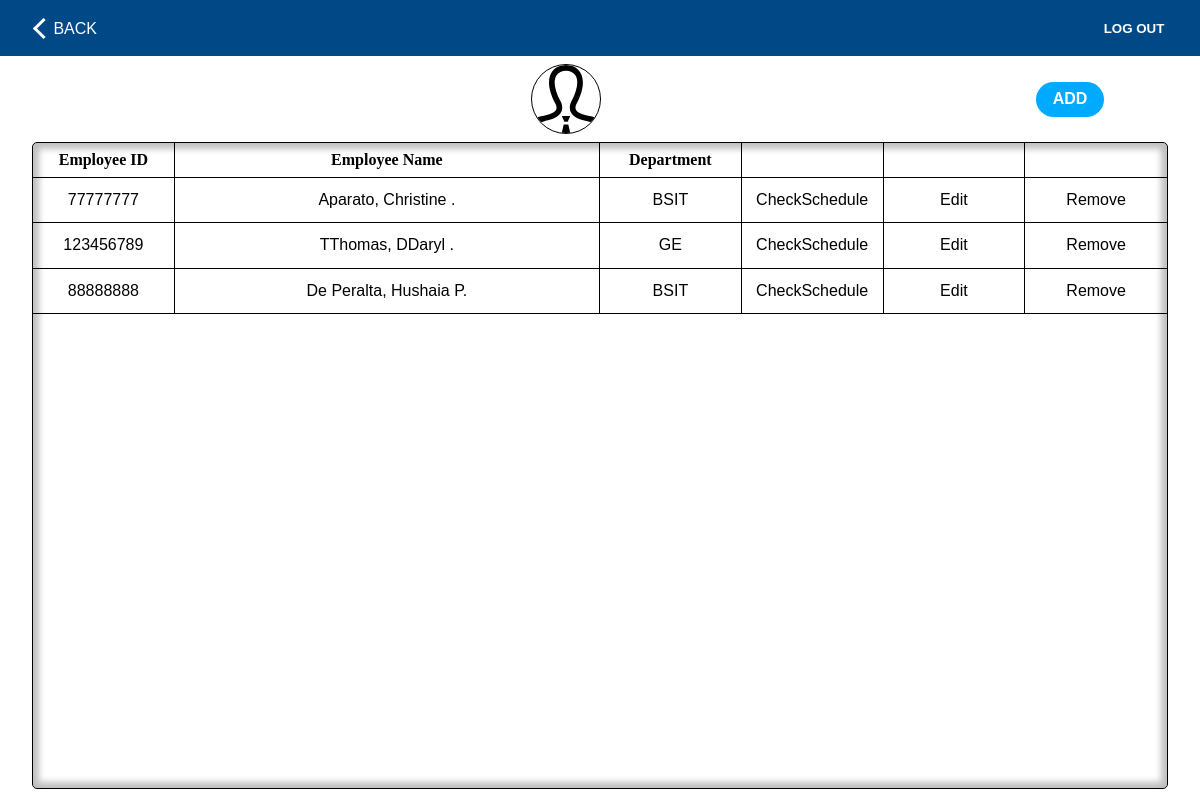
The page /professors.php (signed in) on the database as committed earlier.
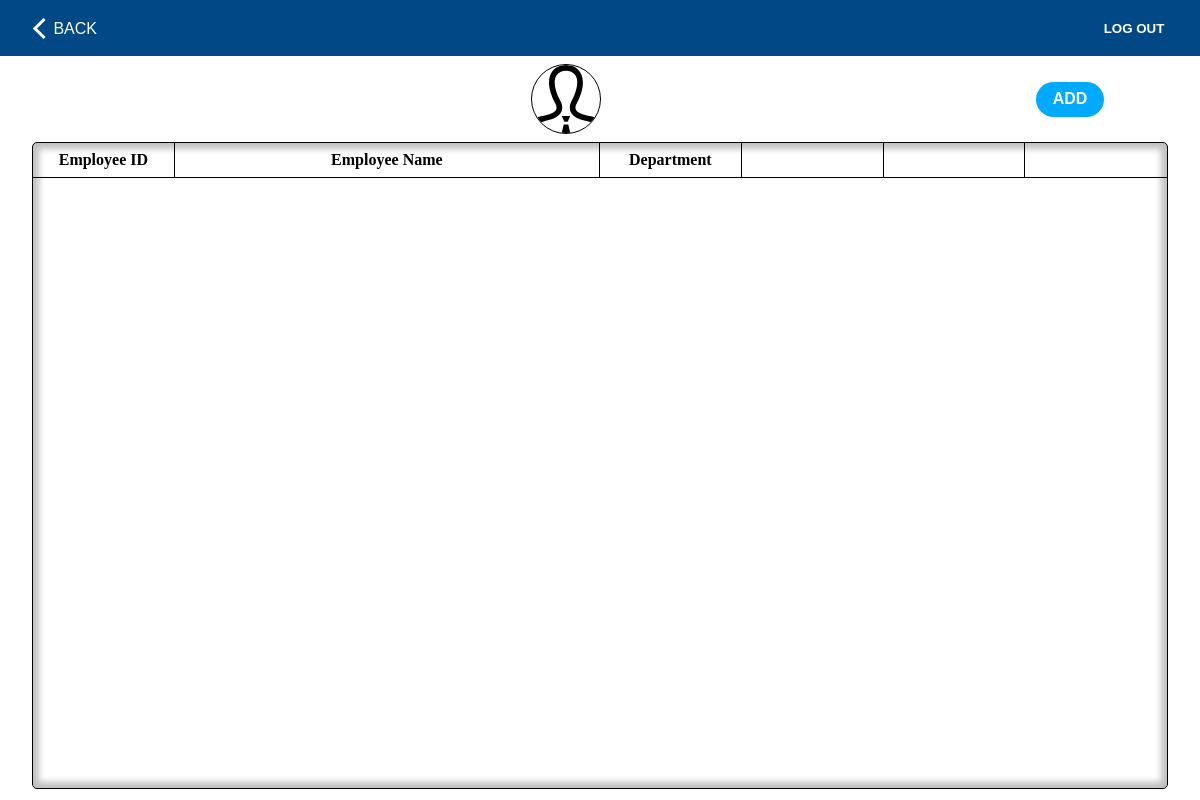
The same page on the database as committed later.
### tables this page shows
CREATE TABLE `professors` (
  `id` int(11) NOT NULL,
  `emp_no` int(11) NOT NULL,
  `last_name` tinytext NOT NULL,
  `first_name` tinytext NOT NULL,
  `middle_initial` tinytext NOT NULL,
  `suffix` tinytext NOT NULL,
  `dept_id` int(11) NOT NULL,
  `is_active` tinyint(1) NOT NULL DEFAULT 1
);

CREATE TABLE `departments` (
  `dept_id` int(11) NOT NULL,
  `dept_name` varchar(5) NOT NULL,
  `dept_desc` text NOT NULL
);

### classes/dbh.class.php (called while the page is built, shortened)
<?php
class Dbh {
   private $host = "localhost";
   private $user = "root";
   private $pwd = "";
   private $dbName = "ClassSchedulingSystem";
   protected function connect(){
      try{
         $dsn = 'mysql:host='. $this->host .';dbname='. $this->dbName;
         $pdo = new PDO($dsn, $this->user, $this->pwd);
         $pdo->setAttribute(PDO::ATTR_DEFAULT_FETCH_MODE, PDO::FETCH_ASSOC);
         return $pdo;
      } catch(PDOException $e){
         trigger_error("Error: " . $e->getMessage());
      }
   }
}

### classes/professors.class.php (called while the page is built, shortened)
<?php
class Professors extends Dbh{
   protected function getProfessors(){
      $sql = "SELECT * FROM professors INNER JOIN departments ON professors.dept_id = departments.dept_id WHERE is_active = 1";
      $stmt = $this->connect()->prepare($sql);
      $stmt->execute();
      $result = $stmt->fetchAll();
      return $result;
   }
}

### classes/professorsview.class.php (the view, shortened to what this page needs)
<?php
class ProfessorsView extends Professors{
   public function DisplayProfessors(){
      $results = $this->getProfessors();
      foreach($results as $result){
         $fullName = "{$result['last_name']}, {$result['first_name']} {$result['middle_initial']}. {$result['suffix']}";
         echo "<ul class='module__List'>
            <li class='module__Item'>". $result['emp_no'] ."</li>
            <li class='module__Item'>". $fullName ."</li>
            <li class='module__Item'>". $result['dept_name'] ."</li>
            <li class='module__Item'><a href='#'>CheckSchedule</a></li>
            <li class='module__Item'><a href=?id=". $result['id'] ."> Edit</a></li>
            <li class='module__Item'>
               <form action='./includes/professors.inc.php' method='POST'>
                  <input name='id' type='hidden' value='". $result['id'] ."'>
                  <button name='profDelete' type='submit'>Remove</button>
               </form>
            </li>
         </ul>";
      }
   }
}

### layouts/__header.php (shortened to what this page needs)
<!DOCTYPE html>
<html lang="en">
<head>
   <link rel="stylesheet" href="./styles/admin.css"/>
</head>
<body>
   <nav class="nav">
      <?php
         $url = $_SERVER['REQUEST_URI'];
         if(!strpos($url, "dashboard")){
            echo "<a href='dashboard.php' class='button back'>BACK</a>";
         }
      ?>
      <form class="nav__Button" action="./includes/logout.inc.php" method="POST">
         <button type="submit" name="logout-Button" class="button">LOG OUT</button>
      </form>
   </nav>

### professors.php (shortened to what this page needs)
<?php
   include_once './layouts/__header.php';
?>
      <main class='professors module'>
         <div class="module__Header">
            <img src="drawables/icons/professor.svg">
            <a href='?add' class='module__Add button'>ADD</a>
         </div>
         <div class='module__Container'>
            <ul class='module__List module__Title'>
               <li class='module__Item'>Employee ID</li>
               <li class='module__Item'>Employee Name</li>
               <li class='module__Item'>Department</li>
               <li class='module__Item'></li>
               <li class='module__Item'></li>
               <li class='module__Item'></li>
            </ul>
            <?php
               $profView = new ProfessorsView();
               $profView->DisplayProfessors();
            ?>
         </div>
      </main>
<?php
   include_once './layouts/__footer.php';
?>

### layouts/__footer.php
   </body>
</html>

### styles/admin.css (style rules this page uses)
* { margin: 0; padding: 0; -webkit-box-sizing: border-box; box-sizing: border-box; font-family: Arial, Helvetica, sans-serif; }
html { height: 100vh; }
body { height: 100%; line-height: 1.5; display: -webkit-box; display: -ms-flexbox; display: flex; -webkit-box-orient: vertical; -webkit-box-direction: normal; -ms-flex-direction: column; flex-direction: column; }
body ul { list-style: none; }
body button, body .button { cursor: pointer; height: 35px; width: 68px; border: none; text-decoration: none; outline: none; display: -ms-grid; display: grid; place-content: center; }
body main { -webkit-box-flex: 1; -ms-flex-positive: 1; flex-grow: 1; padding: 0 2em; }
.nav { background: #014887; position: -webkit-sticky; position: sticky; top: 0; height: 7%; padding: .7em; z-index: 100; }
.nav button, .nav a { color: white; background: none; }
.nav .back { position: relative; left: 30px; }
.nav .back::before { content: ''; position: absolute; top: calc(50% - 8px); left: -5px; height: 12px; width: 12px; border: 3px solid white; border-right: none; border-top: none; -webkit-transform: rotate(45deg); transform: rotate(45deg); }
.nav__Button { position: absolute; top: 0; right: 2em; height: 100%; display: -ms-grid; display: grid; place-content: center; }
.nav__Button button { font-weight: bold; }
.module { display: -webkit-box; display: -ms-flexbox; display: flex; -webkit-box-orient: vertical; -webkit-box-direction: normal; -ms-flex-direction: column; flex-direction: column; }
.module a { text-decoration: none; }
.module__Header { display: -webkit-box; display: -ms-flexbox; display: flex; -webkit-box-pack: justify; -ms-flex-pack: justify; justify-content: space-between; -webkit-box-align: center; -ms-flex-align: center; align-items: center; margin: .5em 0; }
.module__Header img { width: 70px; height: 70px; border: 1px solid black; border-radius: 50%; }
.module__Header a { background: #00aaff; color: white; border-radius: 20px; position: relative; right: 4em; font-weight: bold; }
.module__Container { height: 87%; width: auto; display: -webkit-box; display: -ms-flexbox; display: flex; -webkit-box-orient: vertical; -webkit-box-direction: normal; -ms-flex-direction: column; flex-direction: column; border: 1px solid black; -webkit-box-shadow: inset 0px 0px 6px 6px rgba(0, 0, 0, 0.25); box-shadow: inset 0px 0px 6px 6px rgba(0, 0, 0, 0.25); border-radius: 5px; }
.module__List { width: 100%; display: -ms-grid; display: grid; -webkit-box-pack: space-evenly; -ms-flex-pack: space-evenly; justify-content: space-evenly; border-bottom: 1px solid black; }
.module__Title li { font-family: 'Times New Roman', Times, serif; font-weight: bold; }
.module__Item { display: -ms-grid; display: grid; place-content: center; padding: .3em 0; border-right: 1px solid black; }
.module__Item:last-child { border: none; }
.professors .module__List { -ms-grid-columns: 1fr 3fr (1fr)[4]; grid-template-columns: 1fr 3fr repeat(4, 1fr); }
.module__Item a { color: black; }
.module__Item:last-child button { font-size: 1rem; background: none; }

Rows that differ between the two databases and show on the page:
no longer on this page (row edited): professors: emp_no "77777777", fullName "Aparato, Christine .", dept.dept_name "BSIT"
no longer on this page (row edited): professors: emp_no "123456789", fullName "TThomas, DDaryl .", dept.dept_name "GE"
no longer on this page (row edited): professors: emp_no "88888888", fullName "De Peralta, Hushaia P.", dept.dept_name "BSIT"
